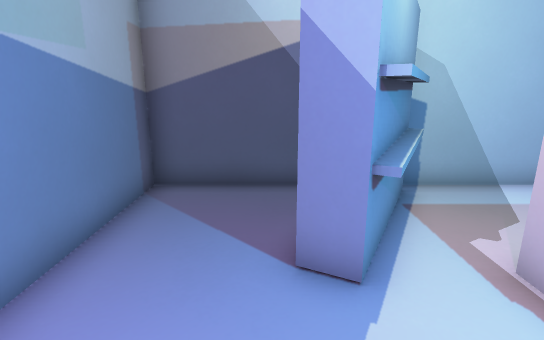
View 1 (above)

12 first-person views from a walk through a Godot game level. The camera is 1.2 m above the floor, tilts 14° down and sees 80° across. The floor is counted in squares, 0.5 m on a side. Each view is taken from the middle of a square. On the plan, view 1 faces up. The plan holds only what a view shows up to about 20 squares ahead; the rest is blank. Surface patterns are stand-ins for the level's own textures.

View 2
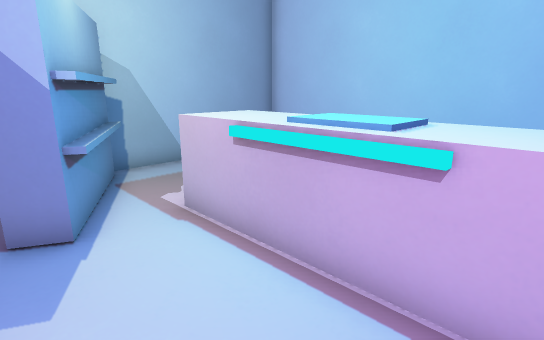

View 3
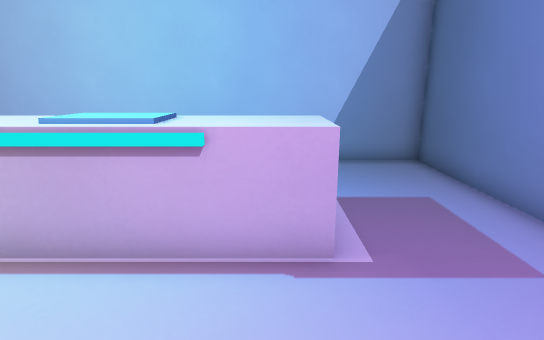

View 4
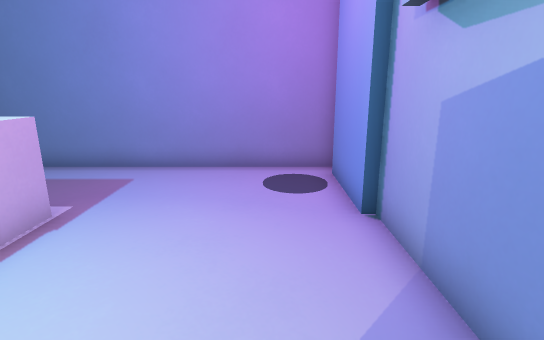

View 5
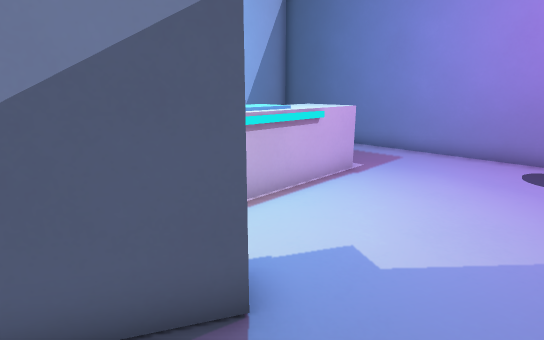

View 6
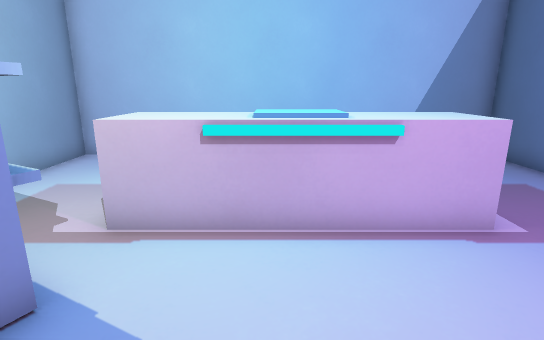

View 7
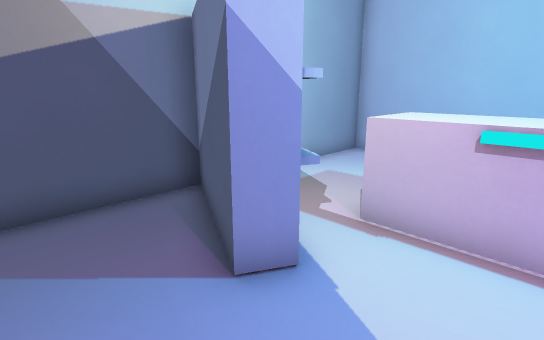

View 8
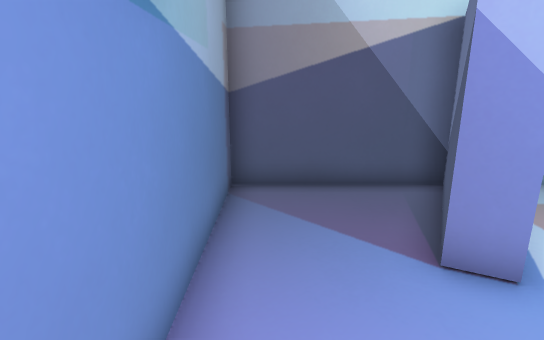

View 9
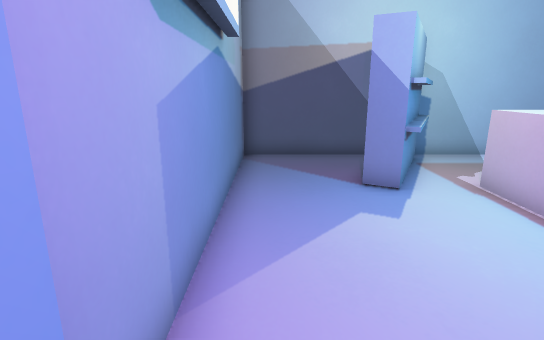

View 10
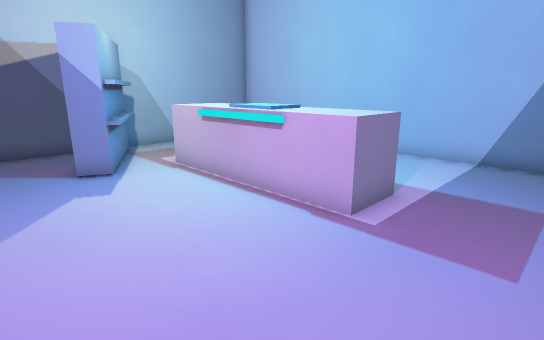

View 11
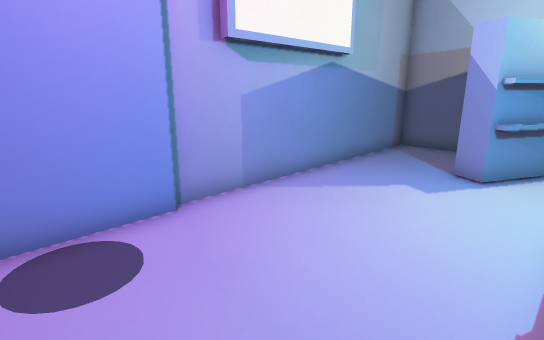

View 12
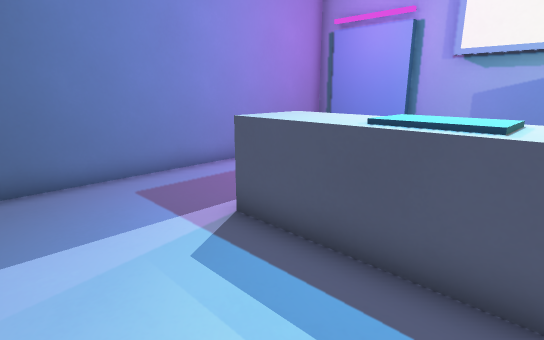

### Floor plan
Key: @ floor where view 1 was taken; # wall or solid block; . floor; ^ raised ledge; P plank.
Columns run from 3 left of view 1 to 10 right of it. Each row starts with its distance up from view 1.
  8 ##############
  7 #....##......#
  6 #...##P..... #
  5 #...#P....   #
  4 #...#P.^^    #
  3 #.....^^^    #
  2 #.....^^^.  .#
  1 #.....^^^..  #
  0 #..@..^^^... #
 -1 #.....^^^....#
 -2 #.....^^^....#
 -3 #......^^....#
 -4 #............#
 -5 #............#
 -6 #............#
 -7 ##############

Where each view was taken, in squares from view 1:
view 1: 0 up, 0 right, facing up
view 2: 2 down, 0 right, facing up-right
view 3: 2 down, 1 left, facing right
view 4: 3 up, 1 left, facing down
view 5: 6 up, 2 left, facing down-right
view 6: 1 up, 2 left, facing right
view 7: 1 up, 2 left, facing up-right
view 8: 0 up, 2 left, facing up
view 9: 4 down, 2 left, facing up
view 10: 6 down, 2 left, facing up-right
view 11: 6 down, 3 right, facing up-left
view 12: 2 up, 9 right, facing down-left
